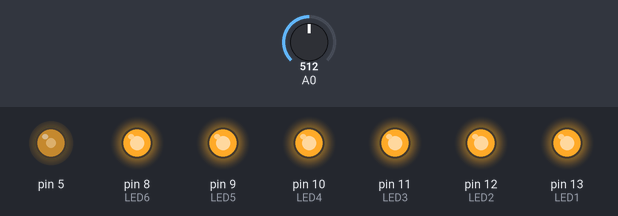
A sketch run on a simulated Arduino Uno, built with avr-gcc and run on an emulated ATmega328P. Parts: output pins drawn as LEDs (lit = HIGH). The test bench sets the inputs (shaded band); at power-on: A0 = 512.

Above: at 1.1 s.
6.3 s: A0 set to 716
At 11.0 s:
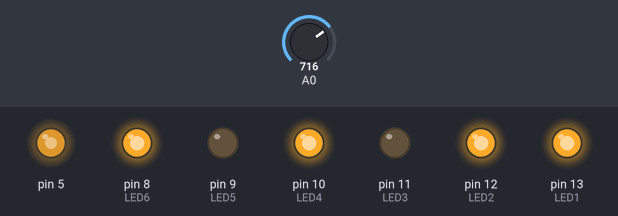
13.5 s: A0 set to 900
At 16.8 s:
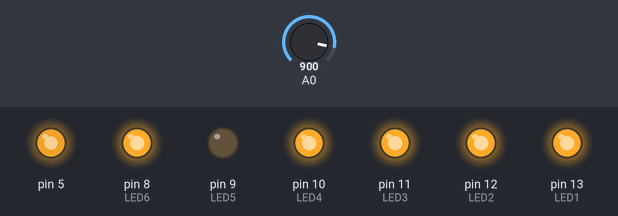
19.9 s: A0 set to 122
At 21.8 s:
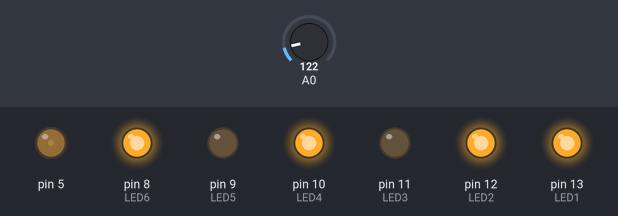
26.3 s: A0 set to 0
At 27.6 s:
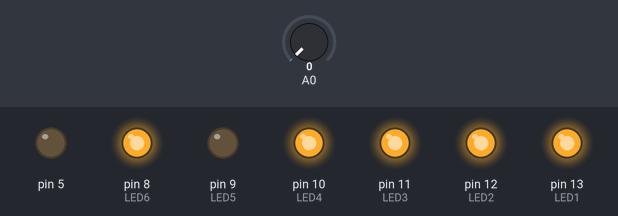
32.7 s: A0 set to 511
At 38.0 s:
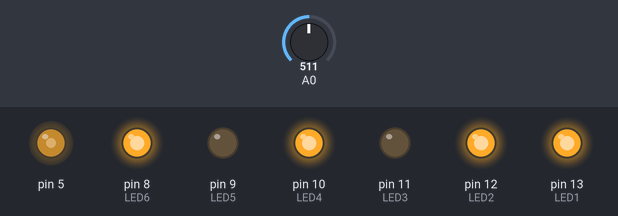
Timing chart, 0 to 40.1 s (numbered marks = the images above; inputs shaded):
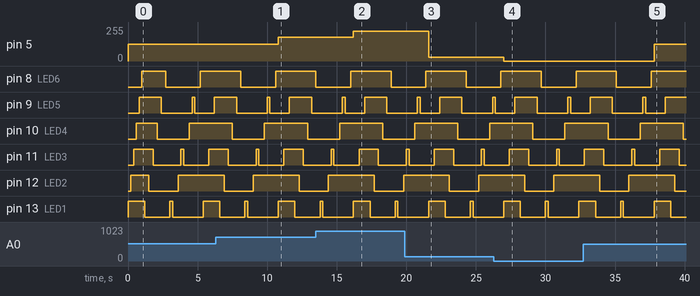

Measured:
- after the input at 6.3 s, pin 5: 127/255 → 178/255 after 4.5 s
- after the input at 13.5 s, pin 5: 178/255 → 224/255 after 2.7 s
- after the input at 19.9 s, pin 5: 224/255 → 30/255 after 1.7 s
- after the input at 26.3 s, pin 5: 30/255 → 0/255 after 0.70 s
- after the input at 32.7 s, pin 5: 0/255 → 127/255 after 5.1 s

The sketch:

sequential_leds.ino
```cpp
int LED1 = 13;
int LED2 = 12;
int LED3 = 11;
int LED4 = 10;
int LED5 = 9;
int LED6 = 8;

int POT;
int LED7;

void setup()
{
  pinMode(LED1, OUTPUT);
  pinMode(LED2, OUTPUT);
  pinMode(LED3, OUTPUT);
  pinMode(LED4, OUTPUT);
  pinMode(LED5, OUTPUT);
  pinMode(LED6, OUTPUT);
  pinMode(A0, INPUT);
  pinMode(5, OUTPUT);
}

void loop()
{
  POT = analogRead(A0);
  LED7 = map(POT, 0, 1023, 0, 255);

  analogWrite(5, LED7);

  digitalWrite(LED1, HIGH);
  delay(200);
  digitalWrite(LED2, HIGH);
  delay(200);
  digitalWrite(LED3, HIGH);
  delay(200);
  digitalWrite(LED4, HIGH);
  delay(200);
  digitalWrite(LED5, HIGH);
  delay(200);
  digitalWrite(LED6, HIGH);
  delay(200);
  digitalWrite(LED1, LOW);
  delay(300);
  digitalWrite(LED2, LOW);
  delay(300);
  digitalWrite(LED3, LOW);
  delay(300);
  digitalWrite(LED4, LOW);
  delay(300);
  digitalWrite(LED5, LOW);
  delay(300);
  digitalWrite(LED6, LOW);
  delay(300);

  digitalWrite(LED1, HIGH);
  delay(200);
  digitalWrite(LED1, LOW);
  delay(200);

  digitalWrite(LED2, LOW);
  delay(200);
  digitalWrite(LED2, HIGH);
  delay(200);

  digitalWrite(LED3, HIGH);
  delay(200);
  digitalWrite(LED3, LOW);
  delay(200);

  digitalWrite(LED4, LOW);
  delay(200);
  digitalWrite(LED4, HIGH);
  delay(200);

  digitalWrite(LED5, HIGH);
  delay(200);
  digitalWrite(LED5, LOW);
  delay(200);

  digitalWrite(LED6, LOW);
  delay(200);
  digitalWrite(LED6, HIGH);
  delay(200);
}
```
